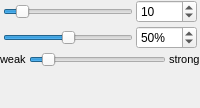
               <widget class="QWidget" name="pgHmTHeight">
                <layout class="QVBoxLayout" name="verticalLayout_24">
                 <property name="spacing">
                  <number>3</number>
                 </property>
                 <property name="margin">
                  <number>0</number>
                 </property>
                 <item>
                  <layout class="QGridLayout" name="gridLayout_6">
                   <item row="0" column="0">
                    <widget class="QLabel" name="label_13">
                     <property name="text">
                      <string>&lt;!DOCTYPE HTML PUBLIC &quot;-//W3C//DTD HTML 4.0//EN&quot; &quot;http://www.w3.org/TR/REC-html40/strict.dtd&quot;&gt;
&lt;html&gt;&lt;head&gt;&lt;meta name=&quot;qrichtext&quot; content=&quot;1&quot; /&gt;&lt;style type=&quot;text/css&quot;&gt;
p, li { white-space: pre-wrap; }
&lt;/style&gt;&lt;/head&gt;&lt;body style=&quot; font-family:'MS Shell Dlg 2'; font-size:8.25pt; font-weight:400; font-style:normal;&quot;&gt;
&lt;p style=&quot; margin-top:0px; margin-bottom:0px; margin-left:0px; margin-right:0px; -qt-block-indent:0; text-indent:0px;&quot;&gt;&lt;img src=&quot;:/resources/RES/ffficons/arrow_in.png&quot; /&gt;&lt;/p&gt;&lt;/body&gt;&lt;/html&gt;</string>
                     </property>
                    </widget>
                   </item>
                   <item row="0" column="1">
                    <widget class="QSlider" name="HMTBrushSizeSlider">
                     <property name="maximum">
                      <number>100</number>
                     </property>
                     <property name="value">
                      <number>10</number>
                     </property>
                     <property name="orientation">
                      <enum>Qt::Horizontal</enum>
                     </property>
                    </widget>
                   </item>
                   <item row="0" column="2">
                    <widget class="QDoubleSpinBox" name="doubleSpinBox">
                     <property name="decimals">
                      <number>0</number>
                     </property>
                     <property name="maximum">
                      <double>10000.000000000000000</double>
                     </property>
                     <property name="value">
                      <double>10.000000000000000</double>
                     </property>
                    </widget>
                   </item>
                   <item row="0" column="3">
                    <widget class="QLabel" name="label_14">
                     <property name="text">
                      <string>&lt;!DOCTYPE HTML PUBLIC &quot;-//W3C//DTD HTML 4.0//EN&quot; &quot;http://www.w3.org/TR/REC-html40/strict.dtd&quot;&gt;
&lt;html&gt;&lt;head&gt;&lt;meta name=&quot;qrichtext&quot; content=&quot;1&quot; /&gt;&lt;style type=&quot;text/css&quot;&gt;
p, li { white-space: pre-wrap; }
&lt;/style&gt;&lt;/head&gt;&lt;body style=&quot; font-family:'MS Shell Dlg 2'; font-size:8.25pt; font-weight:400; font-style:normal;&quot;&gt;
&lt;p style=&quot; margin-top:0px; margin-bottom:0px; margin-left:0px; margin-right:0px; -qt-block-indent:0; text-indent:0px;&quot;&gt;&lt;img src=&quot;:/resources/RES/ffficons/arrow_out.png&quot; /&gt;&lt;/p&gt;&lt;/body&gt;&lt;/html&gt;</string>
                     </property>
                    </widget>
                   </item>
                   <item row="1" column="0">
                    <widget class="QLabel" name="label_15">
                     <property name="text">
                      <string>&lt;!DOCTYPE HTML PUBLIC &quot;-//W3C//DTD HTML 4.0//EN&quot; &quot;http://www.w3.org/TR/REC-html40/strict.dtd&quot;&gt;
&lt;html&gt;&lt;head&gt;&lt;meta name=&quot;qrichtext&quot; content=&quot;1&quot; /&gt;&lt;style type=&quot;text/css&quot;&gt;
p, li { white-space: pre-wrap; }
&lt;/style&gt;&lt;/head&gt;&lt;body style=&quot; font-family:'MS Shell Dlg 2'; font-size:8.25pt; font-weight:400; font-style:normal;&quot;&gt;
&lt;p style=&quot; margin-top:0px; margin-bottom:0px; margin-left:0px; margin-right:0px; -qt-block-indent:0; text-indent:0px;&quot;&gt;&lt;img src=&quot;:/resources/RES/soft.png&quot; /&gt;&lt;/p&gt;&lt;/body&gt;&lt;/html&gt;</string>
                     </property>
                    </widget>
                   </item>
                   <item row="1" column="1">
                    <widget class="QSlider" name="HMTsoftnessSlider">
                     <property name="maximum">
                      <number>100</number>
                     </property>
                     <property name="value">
                      <number>50</number>
                     </property>
                     <property name="orientation">
                      <enum>Qt::Horizontal</enum>
                     </property>
                    </widget>
                   </item>
                   <item row="1" column="2">
                    <widget class="QDoubleSpinBox" name="doubleSpinBox_2">
                     <property name="suffix">
                      <string>%</string>
                     </property>
                     <property name="decimals">
                      <number>0</number>
                     </property>
                     <property name="maximum">
                      <double>100.000000000000000</double>
                     </property>
                     <property name="value">
                      <double>50.000000000000000</double>
                     </property>
                    </widget>
                   </item>
                   <item row="1" column="3">
                    <widget class="QLabel" name="label_16">
                     <property name="text">
                      <string>&lt;!DOCTYPE HTML PUBLIC &quot;-//W3C//DTD HTML 4.0//EN&quot; &quot;http://www.w3.org/TR/REC-html40/strict.dtd&quot;&gt;
&lt;html&gt;&lt;head&gt;&lt;meta name=&quot;qrichtext&quot; content=&quot;1&quot; /&gt;&lt;style type=&quot;text/css&quot;&gt;
p, li { white-space: pre-wrap; }
&lt;/style&gt;&lt;/head&gt;&lt;body style=&quot; font-family:'MS Shell Dlg 2'; font-size:8.25pt; font-weight:400; font-style:normal;&quot;&gt;
&lt;p style=&quot; margin-top:0px; margin-bottom:0px; margin-left:0px; margin-right:0px; -qt-block-indent:0; text-indent:0px;&quot;&gt;&lt;img src=&quot;:/resources/RES/hard.png&quot; /&gt;&lt;/p&gt;&lt;/body&gt;&lt;/html&gt;</string>
                     </property>
                    </widget>
                   </item>
                   <item row="2" column="0" colspan="4">
                    <layout class="QHBoxLayout" name="horizontalLayout_16">
                     <item>
                      <widget class="QLabel" name="label_17">
                       <property name="text">
                        <string>&lt;!DOCTYPE HTML PUBLIC &quot;-//W3C//DTD HTML 4.0//EN&quot; &quot;http://www.w3.org/TR/REC-html40/strict.dtd&quot;&gt;
&lt;html&gt;&lt;head&gt;&lt;meta name=&quot;qrichtext&quot; content=&quot;1&quot; /&gt;&lt;style type=&quot;text/css&quot;&gt;
p, li { white-space: pre-wrap; }
&lt;/style&gt;&lt;/head&gt;&lt;body style=&quot; font-family:'MS Shell Dlg 2'; font-size:8.25pt; font-weight:400; font-style:normal;&quot;&gt;
&lt;p style=&quot; margin-top:0px; margin-bottom:0px; margin-left:0px; margin-right:0px; -qt-block-indent:0; text-indent:0px;&quot;&gt;&lt;span style=&quot; font-size:8pt;&quot;&gt;weak&lt;/span&gt;&lt;/p&gt;&lt;/body&gt;&lt;/html&gt;</string>
                       </property>
                      </widget>
                     </item>
                     <item>
                      <widget class="QSlider" name="horizontalSlider_2">
                       <property name="maximum">
                        <number>100</number>
                       </property>
                       <property name="value">
                        <number>10</number>
                       </property>
                       <property name="orientation">
                        <enum>Qt::Horizontal</enum>
                       </property>
                      </widget>
                     </item>
                     <item>
                      <widget class="QLabel" name="label_18">
                       <property name="text">
                        <string>&lt;!DOCTYPE HTML PUBLIC &quot;-//W3C//DTD HTML 4.0//EN&quot; &quot;http://www.w3.org/TR/REC-html40/strict.dtd&quot;&gt;
&lt;html&gt;&lt;head&gt;&lt;meta name=&quot;qrichtext&quot; content=&quot;1&quot; /&gt;&lt;style type=&quot;text/css&quot;&gt;
p, li { white-space: pre-wrap; }
&lt;/style&gt;&lt;/head&gt;&lt;body style=&quot; font-family:'MS Shell Dlg 2'; font-size:8.25pt; font-weight:400; font-style:normal;&quot;&gt;
&lt;p style=&quot; margin-top:0px; margin-bottom:0px; margin-left:0px; margin-right:0px; -qt-block-indent:0; text-indent:0px;&quot;&gt;&lt;span style=&quot; font-size:8pt;&quot;&gt;strong&lt;/span&gt;&lt;/p&gt;&lt;/body&gt;&lt;/html&gt;</string>
                       </property>
                      </widget>
                     </item>
                    </layout>
                   </item>
                  </layout>
                 </item>
                 <item>
                  <spacer name="verticalSpacer_6">
                   <property name="orientation">
                    <enum>Qt::Vertical</enum>
                   </property>
                   <property name="sizeHint" stdset="0">
                    <size>
                     <width>20</width>
                     <height>41</height>
                    </size>
                   </property>
                  </spacer>
                 </item>
                </layout>
               </widget>
